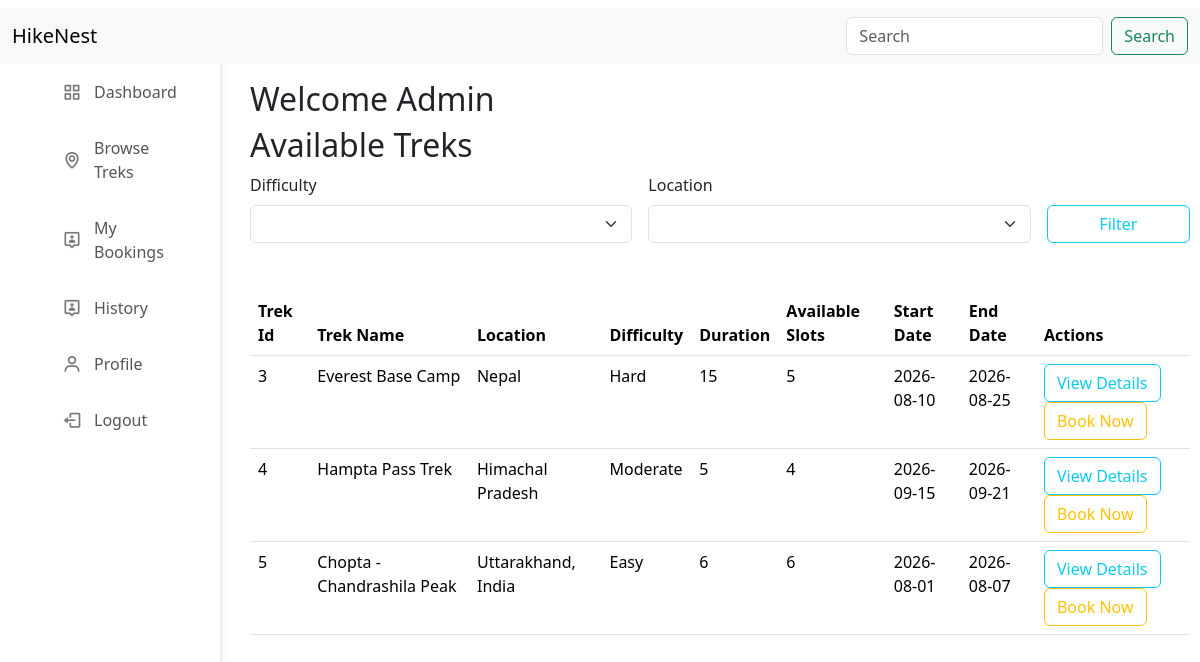
/user_trek/1, run on the app's committed database.
### application/models.py (models this page shows)
class User(db.Model):
    __tablename__ = 'user'
    id = db.Column(db.Integer(), primary_key = True, autoincrement = True)
    name = db.Column(db.String(),  nullable = False)
    email = db.Column(db.String(), unique = True, nullable = False)
    phone = db.Column(db.String(10), unique = True, nullable = False)
    password = db.Column(db.String(), nullable = False)
    status = db.Column(db.String(),  nullable = False, default= "Approved")
    bookings = db.relationship("Booking", backref = "user")

class Trek(db.Model):
    __tablename__ = 'trek'
    id = db.Column(db.Integer(), primary_key = True, autoincrement = True)
    trek_name = db.Column(db.String(),  nullable = False)
    location = db.Column(db.String(),  nullable = False)
    difficulty = db.Column(db.String(),  nullable = False)
    duration = db.Column(db.String(),  nullable = False)
    available_slots = db.Column(db.Integer(),  nullable = False)
    assigned_staff_id = db.Column(db.Integer(), db.ForeignKey('staff.id'),  nullable = False)
    start_date = db.Column(db.Date(),  nullable = False)
    end_date = db.Column(db.Date(),  nullable = False)
    status = db.Column(db.String(),  nullable = False)
    description = db.Column(db.String(),  nullable = False)
    bookings = db.relationship("Booking", backref = "trek")

### application/controllers.py (the view)
@app.route("/user_trek/<int:user_id>", methods = ['GET','POST'])
def user_trek(user_id):
    this_user = User.query.filter_by(id = user_id).first()
    all_treks = Trek.query.filter_by(status = 'Open').all()
    return render_template("user_trek.html", this_user = this_user, all_treks = all_treks)

### templates/user_trek.html (shortened to what this page needs)
<!DOCTYPE html>
<html>
    <head>
        <link rel="stylesheet" href="/static/dashboard.css">
        <link href="https://cdn.jsdelivr.net/npm/bootstrap@5.3.8/dist/css/bootstrap.min.css" rel="stylesheet">
        <link rel="stylesheet" href="https://cdn.jsdelivr.net/npm/boxicons@latest/css/boxicons.min.css">
    </head>
    <body>
        <div class="sidebar">
            <ul class="nav-links">
                <li><a href="/user_dashboard/{{this_user.id}}"><i class="bx bx-grid-alt"></i> Dashboard</a></li>
                <li><a href="/user_trek/{{this_user.id}}"><i class="bx bx-map"></i>Browse Treks</a></li>
                <li><a href="/user_bookings/{{this_user.id}}"><i class="bx bx-user-pin"></i>My Bookings</a></li>
                <li><a href="/user_history/{{this_user.id}}"><i class="bx bx-user-pin"></i>History</a></li>
                <li><a href="/user_profile/{{this_user.id}}"><i class="bx bx-user"></i>Profile</a></li>
                <li><a href="/logout" class="logout"><i class="bx bx-log-out"></i> Logout</a></li>
            </ul>
        </div>
        <div class="navbar" style = "position : fixed;">
            <nav class="navbar bg-body-tertiary" >
                <div class="container-fluid">
                    <a class="navbar-brand">HikeNest</a>
                    <form class="d-flex" role="search" action = "/search_user_trek/{{this_user.id}}">
                    <input class="form-control me-2" type="search" name="search" placeholder="Search" aria-label="Search"/>
                    <button class="btn btn-outline-success" type="submit">Search</button>
                    </form>
                </div>
            </nav>
        </div>
        <div class = "canvas" >
            <h2>Welcome {{this_user.name}}</h2>
            <h2>Available Treks</h2>
            <form class="row g-3" action="/user_trek_filter/{{this_user.id}}" method="POST">
                <div class="col-md-5" >
                    <label for="difficulty" class="form-label">Difficulty</label>
                    <select id="difficulty" name="difficulty" class="form-select">
                    <option selected></option>
                    <option value="All" name="All">All</option>
                    </select>
                </div>
                <div class="col-md-5" >
                    <label for="location" class="form-label">Location</label>
                    <select id="location" name="location" class="form-select">
                    <option selected></option>
                    <option value="All" name="All">All</option>
                    </select>
                </div>
                <div class="col-md-2 d-flex align-items-end">
                    <button type="submit" class="btn btn-outline-info w-100">
                        Filter
                    </button>
                </div>
            </form><br><br>
            <div class = "table">
                <table class="table table-hover" >
                    <thead>
                        <tr>
                            <th scope="row">Trek Id</th>
                            <th scope="row">Trek Name</th>
                            <th scope="row">Location</th>
                            <th scope="row">Difficulty</th>
                            <th scope="row">Duration</th>
                            <th scope="row">Available Slots</th>
                            <th scope="row">Start Date</th>
                            <th scope="row">End Date</th>
                            <th scope="row">Actions</th>
                        </tr>
                    </thead>
                    <tbody>
                        {% if all_treks %}
                            {% for treks in all_treks %}
                            <tr>
                                <td>{{treks.id}}</td>
                                <td>{{treks.trek_name}}</td>
                                <td>{{treks.location}}</td>
                                <td>{{treks.difficulty}}</td>
                                <td>{{treks.duration}}</td>
                                <td>{{treks.available_slots}}</td>
                                <td>{{treks.start_date}}</td>
                                <td>{{treks.end_date}}</td>
                                <td><a href = "/user_trek_details/{{this_user.id}}/{{treks.id}}" class="btn btn-outline-info">View Details</a>
                                    <a href = "/user_trek_booking/{{this_user.id}}/{{treks.id}}" class="btn btn-outline-warning">Book Now</a></td>
                            </tr>
                            {% endfor %}
                        {% else %}
                        <tr>
                            <td colspan="9" class="text-center">
                                There is no data.
                            </td>
                        </tr>
                        {% endif %}
                    </tbody>
                </table>
            </div>
        </div>
    </body>
</html>

### static/dashboard.css (style rules this page uses)
* { margin: 0; padding: 0; box-sizing: border-box; }
body { background-color: #f4f5f7; }
.sidebar { margin-top: 50px; position: fixed; top: 0; left: 0; height: 100%; width: 220px; background-color: #ffffff; box-shadow: 2px 0px 5px rgba(0,0,0,0.1); padding: 20px; }
.nav-links { list-style: none; }
.nav-links li { margin-bottom: 12px; }
.nav-links li a { display: flex; align-items: center; text-decoration: none; color: #555555; font-size: 16px; padding: 10px; border-radius: 6px; }
.nav-links li a i { font-size: 20px; margin-right: 12px; color: #777777; }
.navbar { top: 0; margin-top: 0px; width: 100%; position:fixed; text-decoration: none; }
.canvas { overflow: auto; margin-left: 240px; margin-top: 70px; margin-right: 20px; padding: 10px; width:calc(100% - 240px); height:calc(100vh - 70px); }

### data on the page
User: name "Admin"
Trek: id "3", trek_name "Everest Base Camp", location "Nepal", difficulty "Hard", duration "15", available_slots "5", start_date "2026-08-10", end_date "2026-08-25"
Trek: id "4", trek_name "Hampta Pass Trek", location "Himachal Pradesh", difficulty "Moderate", duration "5", available_slots "4", start_date "2026-09-15", end_date "2026-09-21"
Trek: id "5", trek_name "Chopta - Chandrashila Peak", location "Uttarakhand, India", difficulty "Easy", duration "6", available_slots "6", start_date "2026-08-01", end_date "2026-08-07"
